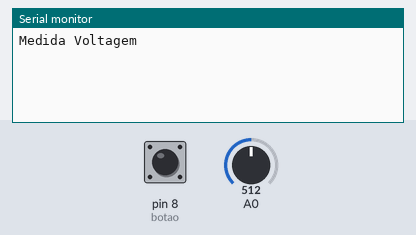
Recording of a sketch running on a simulated Arduino Uno, built with avr-gcc and run on an emulated ATmega328P. On the bench: the last lines printed to the serial monitor. The inputs (shaded band) are chosen by the test bench; at power-on: pin 8 (botao) LOW, A0 = 512.

Above: at 1.4 s.
1.5 s: pin 8 (botao) pulled HIGH for 0.35 s
At 2.9 s:
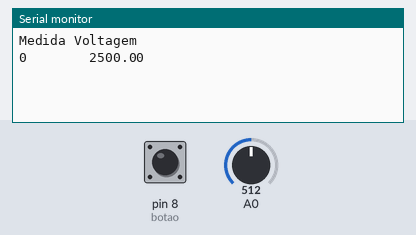
3.4 s: pin 8 (botao) pulled HIGH for 1 s
At 5.0 s:
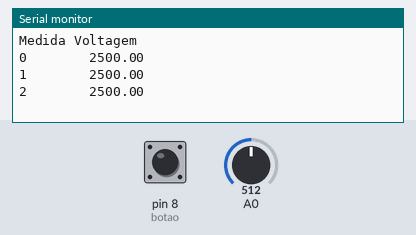

The sketch:

DetectorVoltagemControlada.ino
```cpp
//Programa: Detector de Voltagem Para Um Detector
//Descrição: Detecção semi-manual de voltagem (Solução Simplificada)
//Autor: Diogo L.C. Felipe
//Email: Diogomem@outlook.com

/*
Para usar o programa:
1. Conecte a placa ao computador
2. Carregue o programa
3. Com a IDE aberta, pressione as telcas Ctrl + Shift + M
4. Aperte o botão para cada medida que deseja fazer
---Apos finalização da medida---
5. Copie as informações da tela para um arquivo .txt
*/

/*
------------------------AVISO IMPORTATE------------------------
Como estamos trabalhado com o monitor de dados da própria IDE,
NÃO HÁ FORMAS DE APAGAR UM DADO OU VOLTAR UMA MEDIDA. Atente-se
para não errar o momento de apertar o botão em uma medida longa
com o intuito de evitar erros indesejados
---------------------------------------------------------------
*/

int detector = A0; //Definição da porta de detecção

int botao = 8; //Definição da porta do botão

int medida = 0; //Variável para contagem do numero de medidas (corresponde ao id)

int passo = 1; //Variável indicativa do quanto o 'eixo x' cresce a cada medida

void setup(){
    Serial.begin(9600); //Iniciaçização do monitor de dados
    Serial.println("Medida Voltagem"); //Primeira linha do programa
}

void loop(){
    float voltagem;

    //Verificação do estado do botão para poder realizar a medida
    if(digitalRead(botao) == HIGH){

        delay(300); //Delay que impede contaminação na medida devido as caracteristicas do aparato (Consulte o texto de apoio) (IMPORTANTE)

        voltagem = medeVoltagem(detector);//Função que efetivamente realiza a medida

        //Impressão dos valores na tela separados por alguns espaços
        Serial.print(medida); //'Eixo x' ou 'id' da medida
        Serial.print("        ");
        Serial.println(voltagem); //Valor da medida ('eixo y')

        medida = medida + passo; //Incremento da variável de contagem da medida ('eixo x' ou 'id')
    }
    delay(300); //Delay para melhorar a experiência do usuário (IMPORTANTE)
}
```

funcoes_detector.ino.ino
```cpp
//Função que realiza medida de voltagem instantânea
float voltagemInstantanea(int porta){

    float detectorValor = 0; //Variável para aquisição do valor
    float voltagemCorrigida = 0; //Valor corrigido e fornecido ao usuário (em milivolt)

    detectorValor = analogRead(porta); //Aquisição do sinal
    voltagemCorrigida = (detectorValor)*(5000.00/1024.00); //Correção para a escala real de voltagem (milivolt)

    return voltagemCorrigida; //Retorno da voltagem corrigida
}

//Função que calcula a média no tempo para fornecer um valor médio da medida
float medeVoltagem(int porta){

    int qtd = 10; //Quantidade de medidas instantâneas para se caulcular a média

    int intervalo = 10; //Atraso atraso entre duas medidas instantâneas consecutivas(em milisegundo)

    float voltagemAcumulada = 0; //Variavél logica que acumula as voltagens instantâneas

    float media = 0; //Variável da média

    //Acumulação das voltagens
    for (int medida = 0; medida < qtd; medida++){
         voltagemAcumulada = voltagemAcumulada + voltagemInstantanea(porta);
         delay(intervalo); //Implementação do intervalo
    }

    media = voltagemAcumulada / qtd; //Calculo da média

    return media; //Retono da média
}
```

Measured:
- after the input at 1.5 s, the serial monitor: prints a new line after 0.40 s (image 1)
- after the input at 3.4 s, the serial monitor: prints a new line after 0.40 s (image 2)
